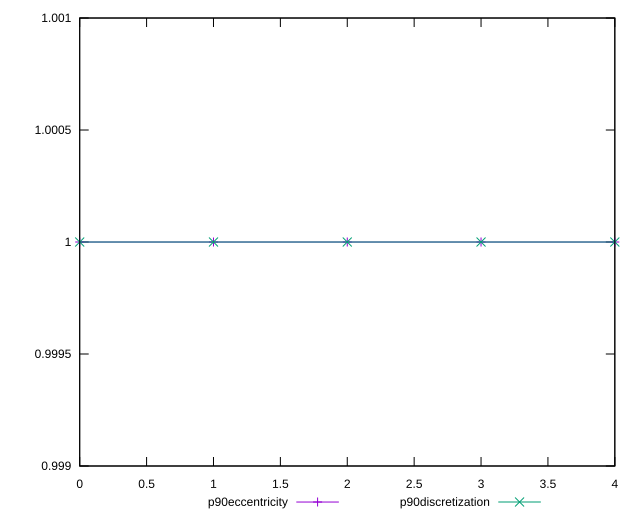

This chart was generated by the following gnuplot code:
reset

$p90Eccentricity <<EOF
0 1.0000000000000016
1 1.0000000000000002
2 1
3 1
4 0.9999999999999997
EOF

$p90Discretization <<EOF
0 1
1 1
2 1
3 1
4 1
EOF

set key outside below
set xrange [0:4]
set yrange [0.9989999999999997:1.0010000000000014]
set trange [0.9989999999999997:1.0010000000000014]
set terminal svg size 640, 520 enhanced background rgb 'white'
set output "report_00017_2021-02-10T15-08-03.406Z/first-cpu-idle/progression/eccentricity.svg"

plot $p90Eccentricity title "p90eccentricity" with linespoints, \
     $p90Discretization title "p90discretization" with linespoints

reset
